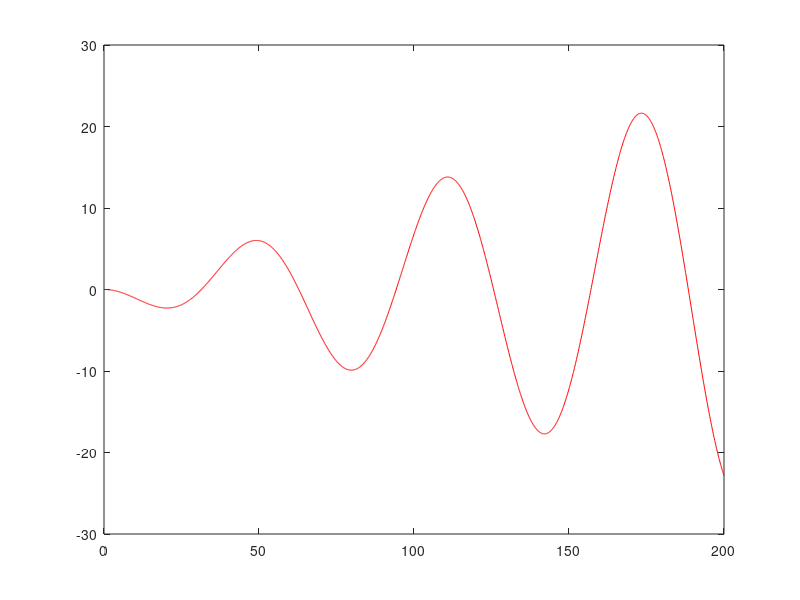

Recreate this plot in MATLAB. (Note: this script raises an error after producing the figure.)
clc
clear all

Kp = 1.0;
dt = 0.1; % [s]
Length = 2.9; % [m] wheel base of vehicle
Nx = 3; %状态量的个数
Nu = 2; %控制量的个数
Np = 60; %预测步长
Nc = 30; %控制步长
Row = 10; %松弛因子
Q = 100 * eye(Nx * Np, Nx * Np);
R = 1 * eye(Nc * Nu);

max_steer = 60 * pi / 180; % in rad
target_v = 30.0/3.6;

cx = 0:0.1:200; % sampling interception from 0 to 100, with step 0.1

for i = 1:500 % here we create a original reference line, which the vehicle should always follow when there is no obstacles;
    cy(i) = -sin(cx(i) / 10) * cx(i) / 8;
end

for i = 501:length(cx)
    cy(i) = -sin(cx(i) / 10) * cx(i) / 8; %cy(500);
end

%%%%%%%%%%%%%%%%%%%%%%%%%%%%%%%%%%%%%%%%%%%%%%%%%%%%%%%%%%%%%
% here we provide another reference line for testing, now you dont need to
% use it
% %%%%%%%%%%%%%%%%%%%%%%%%%%%%%%%%%%%%%%%%%%%%%%%%%%%%%%%%%%%%%%%

p = [cx', cy'];
%计算一阶导数
for i = 1:length(cx) - 1
    pd(i) = (p(i + 1, 2) - p(i, 2)) / (p(i + 1, 1) - p(i, 1));
end

pd(end + 1) = pd(end);
%计算二阶导数
for i = 2:length(cx) - 1
    pdd(i) = (p(i + 1, 2) - 2 * p(i, 2) + p(i - 1, 2)) / (0.5 * (-p(i - 1, 1) + p(i + 1, 1))) ^ 2;
end

pdd(1) = pdd(2);
pdd(length(cx)) = pdd(length(cx) - 1);
%计算曲率
for i = 1:length(cx) - 1
    k(i) = (pdd(i)) / (1 + pd(i) ^ 2) ^ (1.5);
end

cx = cx';
cy = cy';
cyaw = atan(pd');
ck = k';
%%%%%%%%%%%%%%%%%%%%   above things are preprocessing   %%%%%%%%%%%%%%%%%%%%%%%%%%%%%%%%

i = 1;
T = 80;
lastIndex = length(cx);
x = 0.1; y = -0.1; yaw = 0.1; v = 0.1;
U = [0; 0];
vd1_p = 0;
vd2_p = 0;
vd_p = [vd1_p; vd2_p];
ind = 0;
figure
plot(cx, cy, 'r-')
hold on

while ind < length(cx)

    [delta, v, ind, e, U, vd_p] = mpc_control(x, y, yaw, cx, cy, cyaw, ck, dt, Length, Q, R, U, target_v, vd_p);

    if abs(e) > 3 % we do not allow the vehicle deviation larger than 4
        fprintf('diviation too big!\n')
        break;
    end

    delta
    [x, y, yaw, v] = update(x, y, yaw, v, delta, dt, Length, max_steer); %update the vehicle state for next iteration
    posx(i) = x;
    posy(i) = y;
    i = i + 1;

    plot(posx(i - 1), posy(i - 1), 'bo')
    pause(0.01);

    hold on
end

%% supplimented functions are as follows:
% function"Update" updates vehicle states
function [x, y, yaw, v] = update(x, y, yaw, v, delta, dt, Length, max_steer) % update x, y, yaw, and velocity
    delta = max(min(max_steer, delta), -max_steer);
    x = x + v * cos(yaw) * dt + randn(1) * 0;
    y = y + v * sin(yaw) * dt + randn(1) * 0;
    yaw = yaw + v / Length * tan(delta) * dt;
    v = v;
end

function [a] = PIDcontrol(target_v, current_v, Kp) %we originally control v separately
    a = Kp * (target_v - current_v);
end

function [angle] = pipi(angle) % the unit of angle is in rad, but in this case, you dont need to use it ;

    if (angle > pi)
        angle = angle - 2 * pi;
    elseif (angle < -pi)
        angle = angle + 2 * pi;
    else
        angle = angle;
    end

end

function [delta, v, ind, e, U, vd_p] = ...
        mpc_control(x, y, yaw, cx, cy, cyaw, ck, dt, Length, Q, R, U, target_v, vd_p)

    u = [x, y, yaw];
    [ind, e] = calc_target_index(x, y, cx, cy, cyaw); % find current vehicle location, it is represented by reference index
    vd1 = target_v;
    k = ck(ind);
    vd2 = atan(Length * k);

    r = [cx(ind), cy(ind), cyaw(ind)];
    Nx = 3; %状态量的个数
    Nu = 2; %控制量的个数
    Np = 60; %预测步长
    Nc = 30; %控制步长
    Row = 10; %松弛因子
    t_d = u(3); %角度为弧度

    kesi = zeros(Nx + Nu, 1);
    kesi(1) = u(1) - r(1); %u(1)==X(1)
    kesi(2) = u(2) - r(2); %u(2)==X(2)
    kesi(3) = t_d - r(3); %u(3)==X(3)
    kesi(4) = U(1);
    kesi(5) = U(2);
    %     fprintf('Update start, u(1)=%4.2f\n',U(1))
    %     fprintf('Update start, u(2)=%4.2f\n',U(2))
    T = dt;
    % Mobile Robot Parameters
    L = Length;
    % Mobile Robot variable

    %矩阵初始化
    delta_u = zeros(Nx, Nu);

    a = [1 0 -vd1 * sin(t_d) * T;
         0 1 vd1 * cos(t_d) * T;
         0 0 1; ];
    b = [cos(t_d) * T 0;
         sin(t_d) * T 0;
         tan(vd2) * T / L vd1 * T / (L * (cos(vd2) ^ 2))];
    A_cell = cell(2, 2);
    B_cell = cell(2, 1);
    A_cell{1, 1} = a;
    A_cell{1, 2} = b;
    A_cell{2, 1} = zeros(Nu, Nx);
    A_cell{2, 2} = eye(Nu);
    B_cell{1, 1} = b;
    B_cell{2, 1} = eye(Nu);
    A = cell2mat(A_cell);
    B = cell2mat(B_cell);
    C = [1 0 0 0 0; 0 1 0 0 0; 0 0 1 0 0; ];
    PHI_cell = cell(Np, 1);
    THETA_cell = cell(Np, Nc);

    for j = 1:1:Np
        PHI_cell{j, 1} = C * A ^ j;

        for k = 1:1:Nc

            if k <= j
                THETA_cell{j, k} = C * A ^ (j - k) * B;
            else
                THETA_cell{j, k} = zeros(Nx, Nu);
            end

        end

    end

    PHI = cell2mat(PHI_cell); %size(PHI)=[Nx*Np Nx+Nu]
    THETA = cell2mat(THETA_cell); %size(THETA)=[Nx*Np Nu*(Nc+1)]
    H_cell = cell(2, 2);
    H_cell{1, 1} = THETA' * Q * THETA + R;
    H_cell{1, 2} = zeros(Nu * Nc, 1);
    H_cell{2, 1} = zeros(1, Nu * Nc);
    H_cell{2, 2} = Row;
    H = cell2mat(H_cell);
    H = 1/2 * (H + H');
    error = PHI * kesi;
    f_cell = cell(1, 2);
    f_cell{1, 1} = 2 * error' * Q * THETA;
    f_cell{1, 2} = 0;
    %     f=(cell2mat(f_cell))';
    f = cell2mat(f_cell);

    %% 以下为约束生成区域
    %不等式约束
    A_t = zeros(Nc, Nc); %见falcone论文 P181

    for p = 1:1:Nc

        for q = 1:1:Nc

            if q <= p
                A_t(p, q) = 1;
            else
                A_t(p, q) = 0;
            end

        end

    end

    A_I = kron(A_t, eye(Nu)); %对应于falcone论文约束处理的矩阵A,求克罗内克积
    Ut = kron(ones(Nc, 1), U); %此处感觉论文里的克罗内科积有问题,暂时交换顺序
    umin = [-0.2; -0.54; ]; %维数与控制变量的个数相同
    umax = [0.2; 0.332];
    %     delta_umin=[0.05;-0.0082;];
    %     delta_umax=[0.05;0.0082];
    delta_umin = [-0.2; -0.64];
    delta_umax = [0.2; 0.64];
    Umin = kron(ones(Nc, 1), umin);
    Umax = kron(ones(Nc, 1), umax);
    A_cons_cell = {A_I zeros(Nu * Nc, 1); -A_I zeros(Nu * Nc, 1)};
    b_cons_cell = {Umax - Ut; -Umin + Ut};
    A_cons = cell2mat(A_cons_cell); %（求解方程）状态量不等式约束增益矩阵，转换为绝对值的取值范围
    b_cons = cell2mat(b_cons_cell); %（求解方程）状态量不等式约束的取值
    % 状态量约束
    M = 10;
    delta_Umin = kron(ones(Nc, 1), delta_umin);
    delta_Umax = kron(ones(Nc, 1), delta_umax);
    lb = [delta_Umin; 0]; %（求解方程）状态量下界，包含控制时域内控制增量和松弛因子
    ub = [delta_Umax; M]; %（求解方程）状态量上界，包含控制时域内控制增量和松弛因子

    %% 开始求解过程
    %     options = optimset('Algorithm','interior-point-convex');
    options = optimoptions('quadprog', 'Display', 'iter', 'MaxIterations', 100, 'TolFun', 1e-16);
    %options = optimset('Algorithm','interior-point-convex');
    [X, fval, exitflag] = quadprog(H, f, A_cons, b_cons, [], [], lb, ub, [], options);
    %% 计算输出
    %     for i = 1:length(X)
    %     if X == []
    %         delta_u(1)=randn(1)*0.01;
    %         delta_u(2)=randn(1)*0.01;
    %     elseif  X(i) == 0
    %         delta_u(1)=randn(1)*0.01;
    %         delta_u(2)=randn(1)*0.01;
    %     else
    %         delta_u(1)=X(1);
    %         delta_u(2)=X(2);
    %     end
    %     end
    delta_u(1) = X(1);
    delta_u(2) = X(2);

    U(1) = kesi(4) + delta_u(1); %用于存储上一个时刻的控制量
    U(2) = kesi(5) + delta_u(2); %kesi here is previous step U
    u_real(1) = U(1) + vd1; %  vd1 and vd2 here is U_ref
    u_real(2) = U(2) + vd2;
    delta = u_real(2);
    v = u_real(1);
    %     U(1)=kesi(4)+delta_u(1) + vd1 - vd_p(1);%用于存储上一个时刻的控制量
    %     U(2)=kesi(5)+delta_u(2) + vd2 - vd_p(2); %kesi here is previous step U

    kesi(4) = U(1);
    kesi(5) = U(2);
    vd_p = [vd1; vd2];
    %     delta =  U(2)
    %     v = 3

end

function [ind, error] = calc_target_index(x, y, cx, cy, cyaw) % find my location, and lateral error
    N = length(cx);
    Distance = zeros(N, 1);

    for i = 1:N
        Distance(i) = sqrt((cx(i) - x) ^ 2 + (cy(i) - y) ^ 2);
    end

    [value, location] = min(Distance);
    ind = location

    dx1 = cx(ind) - x;
    dy1 = cy(ind) - y;
    angle = pipi(cyaw(ind) - atan(dy1 / dx1));
    heading = cyaw(ind) * 180 / pi

    if y < cy(ind)
        error = -value;
    else
        error = value;
    end

    % error = value;
end
